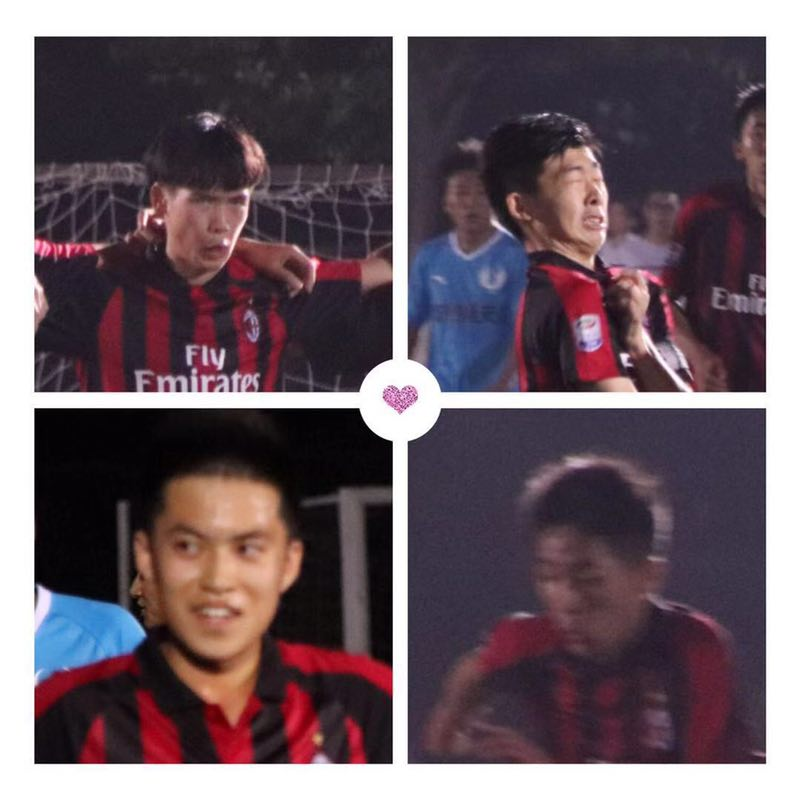
//> input picture trackbar/666.jpeg, 800 x 800 px
$ ./trackbar   (built with g++ and OpenCV 4)
//> lines starting //> are read from the running program, lines starting //| are printed output that depends on the picture; after the words box and inside, x2 and y2 are one past the last pixel; in counts of white or black regions, pixels touching at a corner belong together
#include<stdio.h>
#include<math.h>
#include<iostream>
#include<opencv2/opencv.hpp>

using namespace std;
using namespace cv;

/***************定义回调函数*************/
void on_trackbar(int pos, void *data)
{

		Mat srcImage = *(Mat*)(data);  //强制类型转换
		Mat dstImage;

		threshold(srcImage, dstImage, pos, 255, 0);  //二值化
		imshow("threshold", dstImage);
}

int main(int argc, char* argv[])
{
		Mat srcImage = imread("666.jpeg");  //读入数据
//> srcImage is the input picture: 800 rows x 800 cols, CV_8UC3; mean B, G, R 100.9, 92.7, 108.5

		/****判断图片是否读入成功****/
		if (srcImage.empty())
		{
				cout << "LOAD IMAGE FAILURE" << endl;
				return -1;
		}

		Mat Gray;
		cvtColor(srcImage, Gray, CV_RGB2GRAY);//灰度化
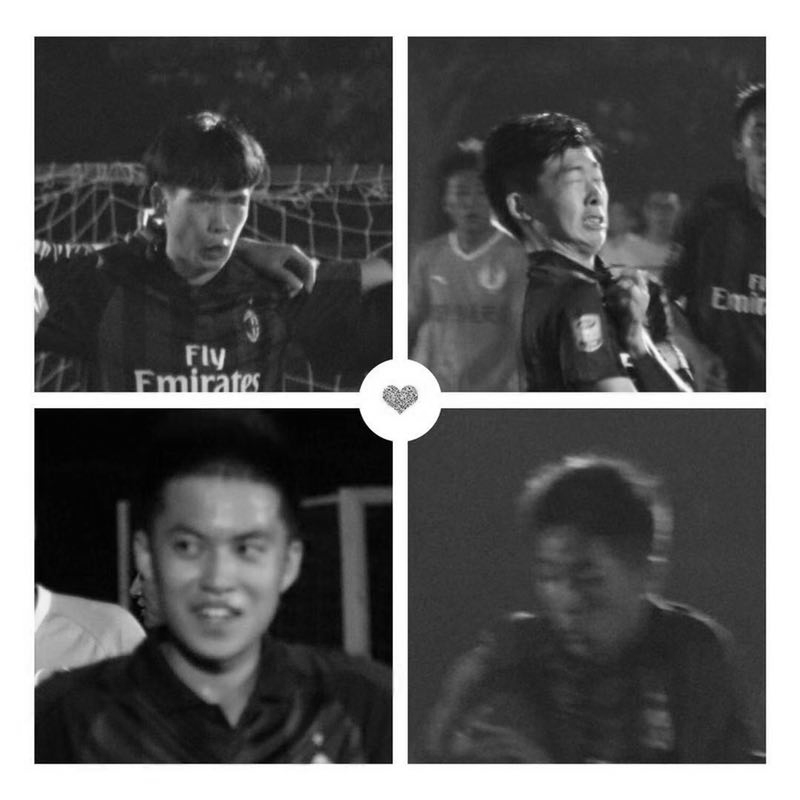
//> Gray: 800 rows x 800 cols, CV_8UC1; min 0, max 255, mean 97
		namedWindow("threshold");
		imshow("threshold", Gray);

		createTrackbar("pos", "threshold", 0, 255, on_trackbar, &Gray);
//> slider 'pos' is set to 85
		waitKey(0);
//> in on_trackbar, `imshow("threshold", dstImage);`:
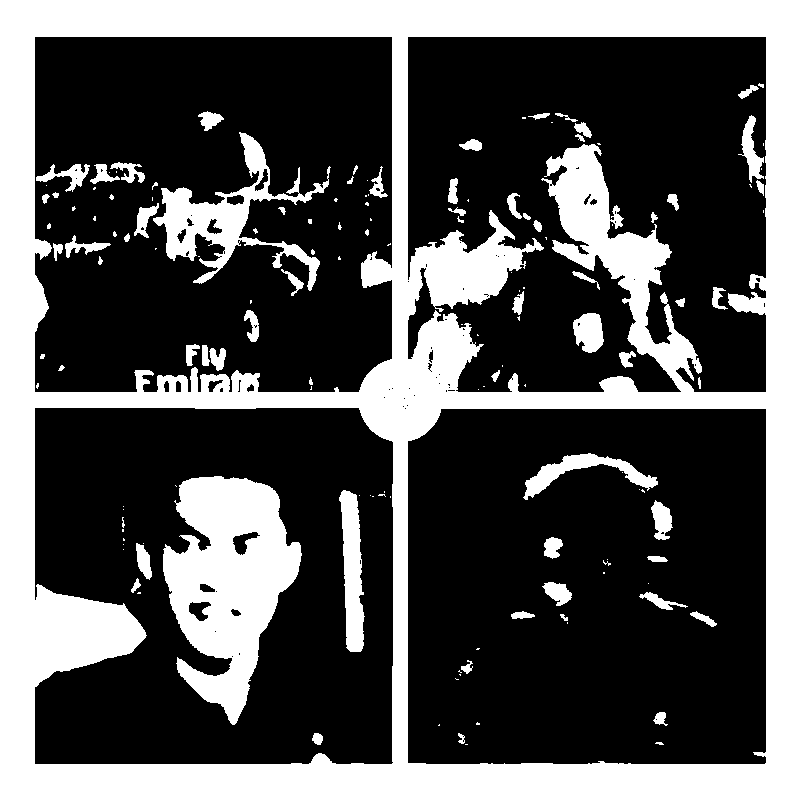
//> window 'threshold': 800 rows x 800 cols, CV_8UC1; 32.8% white; 149 white regions (81 under 20 px), largest, box (x1, y1, x2, y2) and area: (0, 0, 800, 800) 167601, (163, 476, 302, 725) 19821, (153, 132, 331, 291) 6884
		return 0;
}
